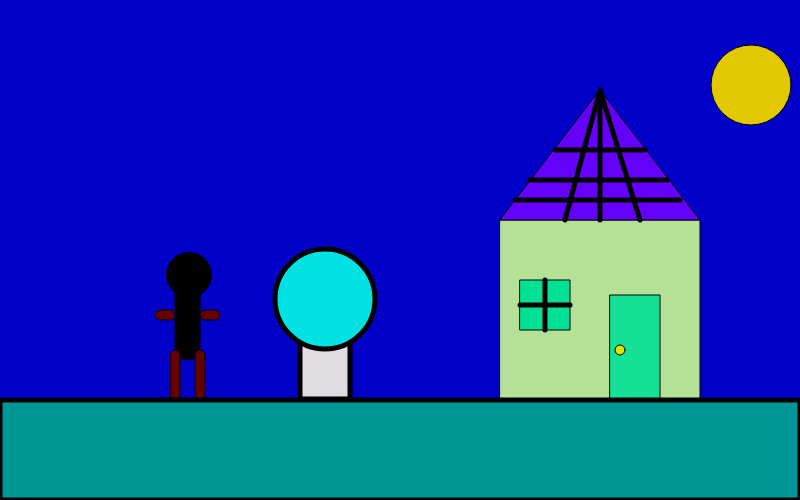
Frame 1 (no input)
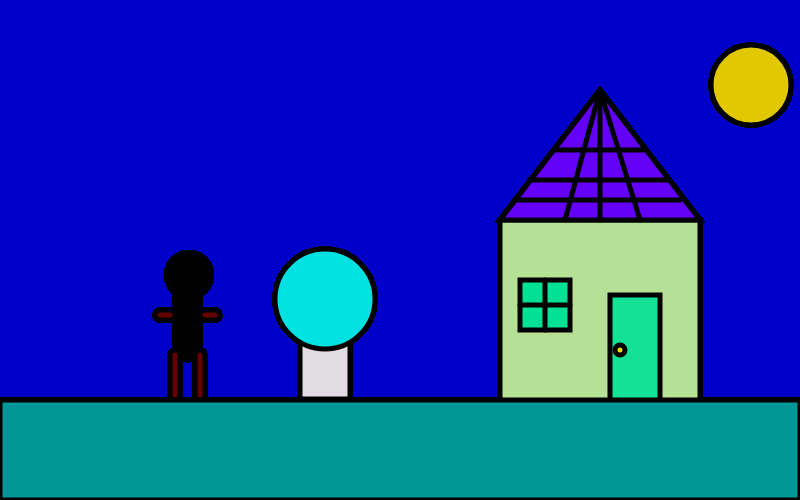
Frame 60 (no input)
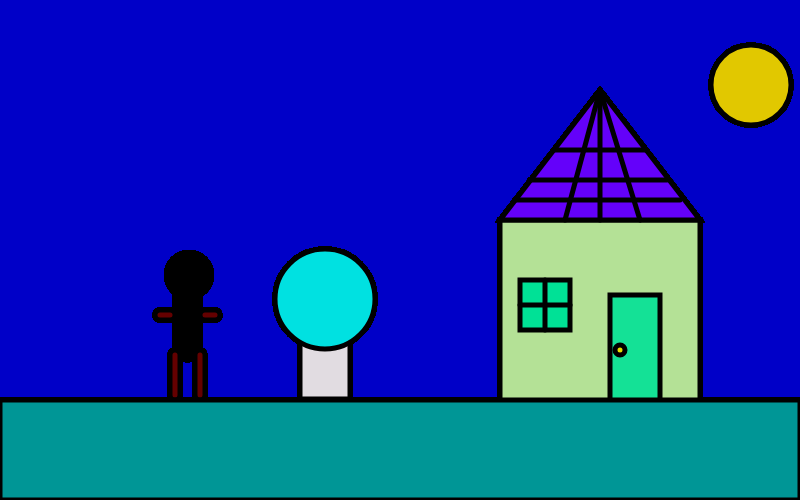
Frame 120 (the mouse pressed at the canvas centre since frame 60)

The p5.js sketch that drew these frames (run headless with seeded random() and noise() and a simulated clock; from frame 60 on, the mouse is pressed at the canvas centre):

// p5.js sketch
// ── sketch.js
let tree
function setup() {
  createCanvas(800, 500);
  background(0, 0, 200);
  tree = new Tree(300,299,50,100)
}

var x = 175
function draw() {
  //background(220, 0, 200);
  
  
  fill(0,0,0)
  
  rect(x, 280, 25, 80, 100, 100);
  fill(100,0,0)
  rect(170, 350, 10, 50,5);
  fill(100,0,0)
  rect(195, 350, 10, 50,5);
  
  fill(100,0,0)
  rect(155, 310, 20, 10,5);
  
  fill(100,0,0)
  rect(200, 310, 20, 10,5);
  
  fill(0,0,0)
  circle(189,275,45)
  //sun 
  fill(225,200,0)
  circle(751,85,80)
  
   
  //house
  fill(180,225,150)
  rect(500,220,200,200)
   fill(0,225,150)
  rect(520,280,50,50)
  tree.make()
   fill(20,225,150)
  rect(610,295,50,110)
  
  fill(100,1,250)
  triangle(500,220,700,220,600,90)
  
  fill(225,225,0)
  circle(620,350,10)
  strokeWeight(5)
  line(545,280,545,330)
  line(520,305,570,305)
  line(565,220,600,90)
  line(640,220,600,90)
  line(600,220,600,90)
  line(555,150,645,150)
  line(530,180,667,180)
  line(515,200,680,200)
  fill(0,150,150);
  //ground
  rect(0,400,800,100);
  tree.make()
  
}
class Tree
  {
    constructor(x,y,width,height)
    {
      this.x =x;
      this.y = y;
      this.width= width;
      this.height= height 
    }
  
    make()
    {
      fill(225,220,225)
      rect(this.x,this.y,this.width,this.height)
      this.leaves()
     console.log('this is being called')
      
     
    }

    leaves()
    {
      fill(0,225,225)
      circle(this.x+25,this.y,100)
    }
  }
